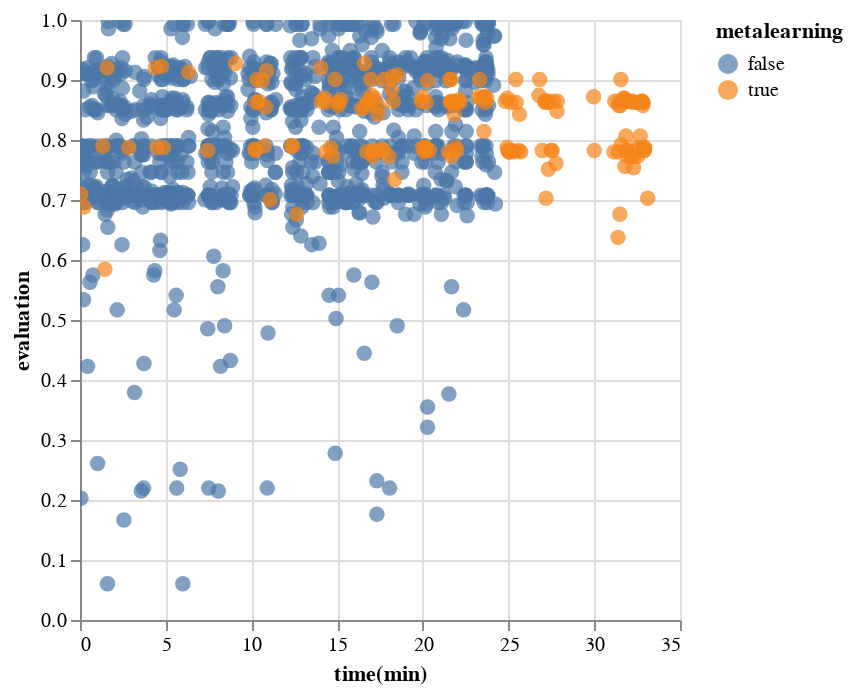

Write notebook code for a chart like this one.
### Code cell
import altair as alt

alt.Chart(df).mark_circle(size=60).encode(
    x='time(min)',
    y='evaluation',
    color='metalearning',
    tooltip=['time(min)', 'evaluation', 'metalearning']
).interactive()

### Figure 1 — Vega-Lite specification as saved in the notebook (floating-point values rounded to 4 significant figures; data arrays with more than 128 entries replaced by an {"elided": "..."} marker saying what was removed)
{"config": {"view": {"continuousWidth": 300, "continuousHeight": 300}}, "data": {"name": "data-d093d37df39df6237ae12781b7170a4f"}, "mark": {"type": "circle", "size": 60}, "encoding": {"color": {"field": "metalearning", "type": "nominal"}, "tooltip": [{"field": "time(min)", "type": "quantitative"}, {"field": "evaluation", "type": "quantitative"}, {"field": "metalearning", "type": "nominal"}], "x": {"field": "time(min)", "type": "quantitative"}, "y": {"field": "evaluation", "type": "quantitative"}}, "params": [{"name": "param_15", "select": {"type": "interval", "encodings": ["x", "y"]}, "bind": "scales"}], "$schema": "https://vega.github.io/schema/vega-lite/v5.16.3.json", "datasets": {"data-d093d37df39df6237ae12781b7170a4f": {"elided": "1359 records"}}}
